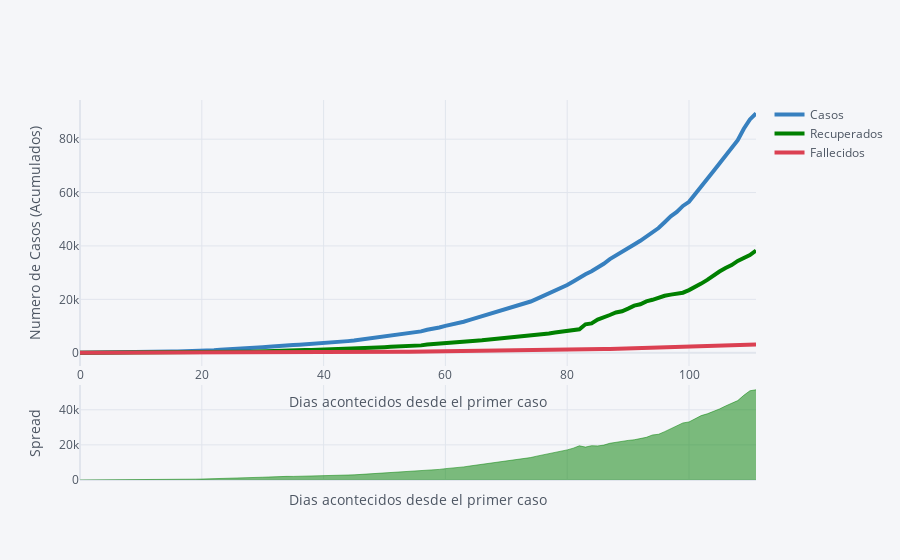

The notebook cell this image was saved under:
### Code cell
df_acum[['Casos','Recuperados',"Fallecidos"]].\
            iplot(kind='spread',colors=["blue", "green", "red"], xTitle='Dias acontecidos desde el primer caso',
                 yTitle="Numero de Casos (Acumulados)",width=4)

### Figure 1 — Plotly figure (JSON) as saved in the notebook; plotly's stock layout.template omitted (floating-point values rounded to 4 significant figures)
{"data": [{"line": {"color": "rgba(55, 128, 191, 1.0)", "dash": "solid", "shape": "linear", "width": 4}, "mode": "lines", "name": "Casos", "text": "", "type": "scatter", "x": [0, 1, 2, 3, 4, 5, 6, 7, 8, 9, 10, 11, 12, 13, 14, 15, 16, 17, 18, 19, 20, 21, 22, 23, 24, 25, 26, 27, 28, 29, 30, 31, 32, 33, 34, 35, 36, 37, 38, 39, 40, 41, 42, 43, 44, 45, 46, 47, 48, 49, 50, 51, 52, 53, 54, 55, 56, 57, 58, 59, 60, 61, 62, 63, 64, 65, 66, 67, 68, 69, 70, 71, 72, 73, 74, 75, 76, 77, 78, 79, 80, 81, 82, 83, 84, 85, 86, 87, 88, 89, 90, 91, 92, 93, 94, 95, 96, 97, 98, 99, 100, 101, 102, 103, 104, 105, 106, 107, 108, 109, 110, 111], "y": [1, 3, 9, 14, 19, 37, 53, 67, 92, 104, 130, 178, 212, 241, 314, 419, 480, 490, 539, 608, 702, 798, 905, 1065, 1161, 1266, 1406, 1485, 1579, 1708, 2054, 2223, 2474, 2709, 2776, 2852, 2978, 3103, 3231, 3436, 3619, 3794, 3976, 4147, 4340, 4535, 4839, 5101, 5338, 5556, 5910, 6171, 6467, 6968, 7246, 7668, 7975, 8616, 8963, 9460, 10055, 10498, 11066, 11617, 12275, 12934, 13615, 14221, 14946, 15585, 16303, 16944, 17721, 18366, 19171, 20188, 21190, 21992, 23017, 24120, 25378, 26704, 28254, 29399, 30528, 31819, 33331, 35051, 36520, 37875, 39086, 40546, 41917, 43532, 45462, 46708, 48870, 51102, 52730, 54986, 56514, 59529, 62561, 64978, 67975, 70885, 73871, 76342, 79635, 83906, 87396, 89693]}, {"line": {"color": "rgba(0, 128, 0, 1.0)", "dash": "solid", "shape": "linear", "width": 4}, "mode": "lines", "name": "Recuperados", "text": "", "type": "scatter", "x": [0, 1, 2, 3, 4, 5, 6, 7, 8, 9, 10, 11, 12, 13, 14, 15, 16, 17, 18, 19, 20, 21, 22, 23, 24, 25, 26, 27, 28, 29, 30, 31, 32, 33, 34, 35, 36, 37, 38, 39, 40, 41, 42, 43, 44, 45, 46, 47, 48, 49, 50, 51, 52, 53, 54, 55, 56, 57, 58, 59, 60, 61, 62, 63, 64, 65, 66, 67, 68, 69, 70, 71, 72, 73, 74, 75, 76, 77, 78, 79, 80, 81, 82, 83, 84, 85, 86, 87, 88, 89, 90, 91, 92, 93, 94, 95, 96, 97, 98, 99, 100, 101, 102, 103, 104, 105, 106, 107, 108, 109, 110, 111], "y": [0, 0, 0, 0, 1, 2, 3, 3, 4, 4, 5, 7, 11, 14, 23, 34, 47, 64, 82, 114, 143, 178, 207, 240, 273, 309, 350, 371, 396, 422, 466, 511, 560, 614, 708, 805, 885, 983, 1058, 1111, 1167, 1240, 1324, 1409, 1497, 1601, 1690, 1793, 1886, 1976, 2081, 2210, 2271, 2384, 2508, 2605, 2744, 3043, 3264, 3420, 3576, 3769, 3929, 4152, 4292, 4516, 4650, 4855, 5057, 5201, 5394, 5588, 5838, 6118, 6382, 6595, 6897, 7179, 7533, 7861, 8226, 8560, 8778, 10647, 10982, 12399, 13457, 14126, 15064, 15540, 16531, 17629, 18133, 19221, 19817, 20657, 21326, 21758, 22047, 22475, 23446, 24541, 25881, 27290, 29049, 30425, 31710, 32824, 34404, 35652, 36576, 38280]}, {"line": {"color": "rgba(219, 64, 82, 1.0)", "dash": "solid", "shape": "linear", "width": 4}, "mode": "lines", "name": "Fallecidos", "text": "", "type": "scatter", "x": [0, 1, 2, 3, 4, 5, 6, 7, 8, 9, 10, 11, 12, 13, 14, 15, 16, 17, 18, 19, 20, 21, 22, 23, 24, 25, 26, 27, 28, 29, 30, 31, 32, 33, 34, 35, 36, 37, 38, 39, 40, 41, 42, 43, 44, 45, 46, 47, 48, 49, 50, 51, 52, 53, 54, 55, 56, 57, 58, 59, 60, 61, 62, 63, 64, 65, 66, 67, 68, 69, 70, 71, 72, 73, 74, 75, 76, 77, 78, 79, 80, 81, 82, 83, 84, 85, 86, 87, 88, 89, 90, 91, 92, 93, 94, 95, 96, 97, 98, 99, 100, 101, 102, 103, 104, 105, 106, 107, 108, 109, 110, 111], "y": [0, 0, 0, 0, 0, 0, 0, 1, 1, 1, 1, 1, 1, 2, 3, 4, 8, 10, 13, 18, 19, 24, 29, 33, 40, 53, 68, 76, 88, 96, 101, 113, 118, 126, 138, 145, 156, 168, 184, 188, 200, 209, 218, 227, 235, 244, 259, 269, 287, 298, 309, 328, 349, 360, 379, 397, 418, 437, 460, 485, 502, 519, 537, 563, 574, 588, 606, 627, 646, 666, 692, 721, 752, 777, 816, 856, 895, 922, 966, 996, 1034, 1080, 1130, 1175, 1223, 1275, 1350, 1405, 1472, 1530, 1593, 1659, 1730, 1790, 1860, 1933, 2001, 2100, 2183, 2271, 2362, 2449, 2531, 2606, 2699, 2795, 2877, 2954, 3011, 3052, 3095, 3106]}, {"connectgaps": false, "fill": "tozeroy", "line": {"color": "green", "dash": "solid", "shape": "linear", "width": 0.5}, "mode": "lines", "name": "Spread", "showlegend": false, "type": "scatter", "x": [0, 1, 2, 3, 4, 5, 6, 7, 8, 9, 10, 11, 12, 13, 14, 15, 16, 17, 18, 19, 20, 21, 22, 23, 24, 25, 26, 27, 28, 29, 30, 31, 32, 33, 34, 35, 36, 37, 38, 39, 40, 41, 42, 43, 44, 45, 46, 47, 48, 49, 50, 51, 52, 53, 54, 55, 56, 57, 58, 59, 60, 61, 62, 63, 64, 65, 66, 67, 68, 69, 70, 71, 72, 73, 74, 75, 76, 77, 78, 79, 80, 81, 82, 83, 84, 85, 86, 87, 88, 89, 90, 91, 92, 93, 94, 95, 96, 97, 98, 99, 100, 101, 102, 103, 104, 105, 106, 107, 108, 109, 110, 111], "xaxis": "x2", "y": [1, 3, 9, 14, 18, 35, 50, 64, 88, 100, 125, 171, 201, 227, 291, 385, 433, 426, 457, 494, 559, 620, 698, 825, 888, 957, 1056, 1114, 1183, 1286, 1588, 1712, 1914, 2095, 2068, 2047, 2093, 2120, 2173, 2325, 2452, 2554, 2652, 2738, 2843, 2934, 3149, 3308, 3452, 3580, 3829, 3961, 4196, 4584, 4738, 5063, 5231, 5573, 5699, 6040, 6479, 6729, 7137, 7465, 7983, 8418, 8965, 9366, 9889, 10384, 10909, 11356, 11883, 12248, 12789, 13593, 14293, 14813, 15484, 16259, 17152, 18144, 19476, 18752, 19546, 19420, 19874, 20925, 21456, 22335, 22555, 22917, 23784, 24311, 25645, 26051, 27544, 29344, 30683, 32511, 33068, 34988, 36680, 37688, 38926, 40460, 42161, 43518, 45231, 48254, 50820, 51413], "yaxis": "y2"}, {"connectgaps": false, "fill": "tozeroy", "line": {"color": "red", "dash": "solid", "shape": "linear", "width": 0.5}, "mode": "lines", "name": "Spread", "showlegend": false, "type": "scatter", "x": [0, 1, 2, 3, 4, 5, 6, 7, 8, 9, 10, 11, 12, 13, 14, 15, 16, 17, 18, 19, 20, 21, 22, 23, 24, 25, 26, 27, 28, 29, 30, 31, 32, 33, 34, 35, 36, 37, 38, 39, 40, 41, 42, 43, 44, 45, 46, 47, 48, 49, 50, 51, 52, 53, 54, 55, 56, 57, 58, 59, 60, 61, 62, 63, 64, 65, 66, 67, 68, 69, 70, 71, 72, 73, 74, 75, 76, 77, 78, 79, 80, 81, 82, 83, 84, 85, 86, 87, 88, 89, 90, 91, 92, 93, 94, 95, 96, 97, 98, 99, 100, 101, 102, 103, 104, 105, 106, 107, 108, 109, 110, 111], "xaxis": "x2", "y": ["", "", "", "", "", "", "", "", "", "", "", "", "", "", "", "", "", "", "", "", "", "", "", "", "", "", "", "", "", "", "", "", "", "", "", "", "", "", "", "", "", "", "", "", "", "", "", "", "", "", "", "", "", "", "", "", "", "", "", "", "", "", "", "", "", "", "", "", "", "", "", "", "", "", "", "", "", "", "", "", "", "", "", "", "", "", "", "", "", "", "", "", "", "", "", "", "", "", "", "", "", "", "", "", "", "", "", "", "", "", "", ""], "yaxis": "y2"}], "layout": {"hovermode": "x", "legend": {"bgcolor": "#F5F6F9", "font": {"color": "#4D5663"}}, "paper_bgcolor": "#F5F6F9", "plot_bgcolor": "#F5F6F9", "title": {"font": {"color": "#4D5663"}}, "xaxis": {"gridcolor": "#E1E5ED", "showgrid": true, "tickfont": {"color": "#4D5663"}, "title": {"font": {"color": "#4D5663"}, "text": "Dias acontecidos desde el primer caso"}, "zerolinecolor": "#E1E5ED"}, "xaxis2": {"anchor": "y2", "gridcolor": "#E1E5ED", "showgrid": true, "showticklabels": false, "tickfont": {"color": "#4D5663"}, "title": {"font": {"color": "#4D5663"}, "text": "Dias acontecidos desde el primer caso"}, "zerolinecolor": "#E1E5ED"}, "yaxis": {"domain": [0.3, 1], "gridcolor": "#E1E5ED", "showgrid": true, "tickfont": {"color": "#4D5663"}, "title": {"font": {"color": "#4D5663"}, "text": "Numero de Casos (Acumulados)"}, "zerolinecolor": "#E1E5ED"}, "yaxis2": {"domain": [0, 0.25], "gridcolor": "#E1E5ED", "showgrid": true, "tickfont": {"color": "#4D5663"}, "title": {"font": {"color": "#4D5663"}, "text": "Spread"}, "zerolinecolor": "#E1E5ED"}}}
